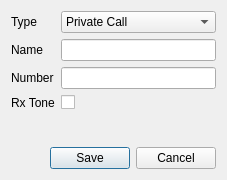
<?xml version="1.0" encoding="UTF-8"?>
<ui version="4.0">
 <class>ContactDialog</class>
 <widget class="QDialog" name="ContactDialog">
  <property name="geometry">
   <rect>
    <x>0</x>
    <y>0</y>
    <width>227</width>
    <height>180</height>
   </rect>
  </property>
  <property name="sizePolicy">
   <sizepolicy hsizetype="MinimumExpanding" vsizetype="MinimumExpanding">
    <horstretch>0</horstretch>
    <verstretch>0</verstretch>
   </sizepolicy>
  </property>
  <property name="windowTitle">
   <string>Dialog</string>
  </property>
  <layout class="QVBoxLayout" name="verticalLayout">
   <item>
    <layout class="QFormLayout" name="formLayout">
     <item row="0" column="0">
      <widget class="QLabel" name="typeLabel">
       <property name="text">
        <string>Type</string>
       </property>
      </widget>
     </item>
     <item row="0" column="1">
      <widget class="QComboBox" name="contactType">
       <item>
        <property name="text">
         <string>Private Call</string>
        </property>
       </item>
       <item>
        <property name="text">
         <string>Group Call</string>
        </property>
       </item>
       <item>
        <property name="text">
         <string>All Call</string>
        </property>
       </item>
      </widget>
     </item>
     <item row="1" column="0">
      <widget class="QLabel" name="nameLabel">
       <property name="text">
        <string>Name</string>
       </property>
      </widget>
     </item>
     <item row="1" column="1">
      <widget class="QLineEdit" name="contactName"/>
     </item>
     <item row="2" column="0">
      <widget class="QLabel" name="numberLabel">
       <property name="text">
        <string>Number</string>
       </property>
      </widget>
     </item>
     <item row="2" column="1">
      <widget class="QLineEdit" name="contactNumber"/>
     </item>
     <item row="3" column="0">
      <widget class="QLabel" name="rxToneLabel">
       <property name="text">
        <string>Rx Tone</string>
       </property>
      </widget>
     </item>
     <item row="3" column="1">
      <widget class="QCheckBox" name="contactRxTone"/>
     </item>
    </layout>
   </item>
   <item>
    <widget class="QDialogButtonBox" name="buttonBox">
     <property name="orientation">
      <enum>Qt::Horizontal</enum>
     </property>
     <property name="standardButtons">
      <set>QDialogButtonBox::Cancel|QDialogButtonBox::Save</set>
     </property>
    </widget>
   </item>
  </layout>
 </widget>
 <resources/>
 <connections>
  <connection>
   <sender>buttonBox</sender>
   <signal>accepted()</signal>
   <receiver>ContactDialog</receiver>
   <slot>accept()</slot>
   <hints>
    <hint type="sourcelabel">
     <x>248</x>
     <y>254</y>
    </hint>
    <hint type="destinationlabel">
     <x>157</x>
     <y>274</y>
    </hint>
   </hints>
  </connection>
  <connection>
   <sender>buttonBox</sender>
   <signal>rejected()</signal>
   <receiver>ContactDialog</receiver>
   <slot>reject()</slot>
   <hints>
    <hint type="sourcelabel">
     <x>316</x>
     <y>260</y>
    </hint>
    <hint type="destinationlabel">
     <x>286</x>
     <y>274</y>
    </hint>
   </hints>
  </connection>
 </connections>
</ui>
